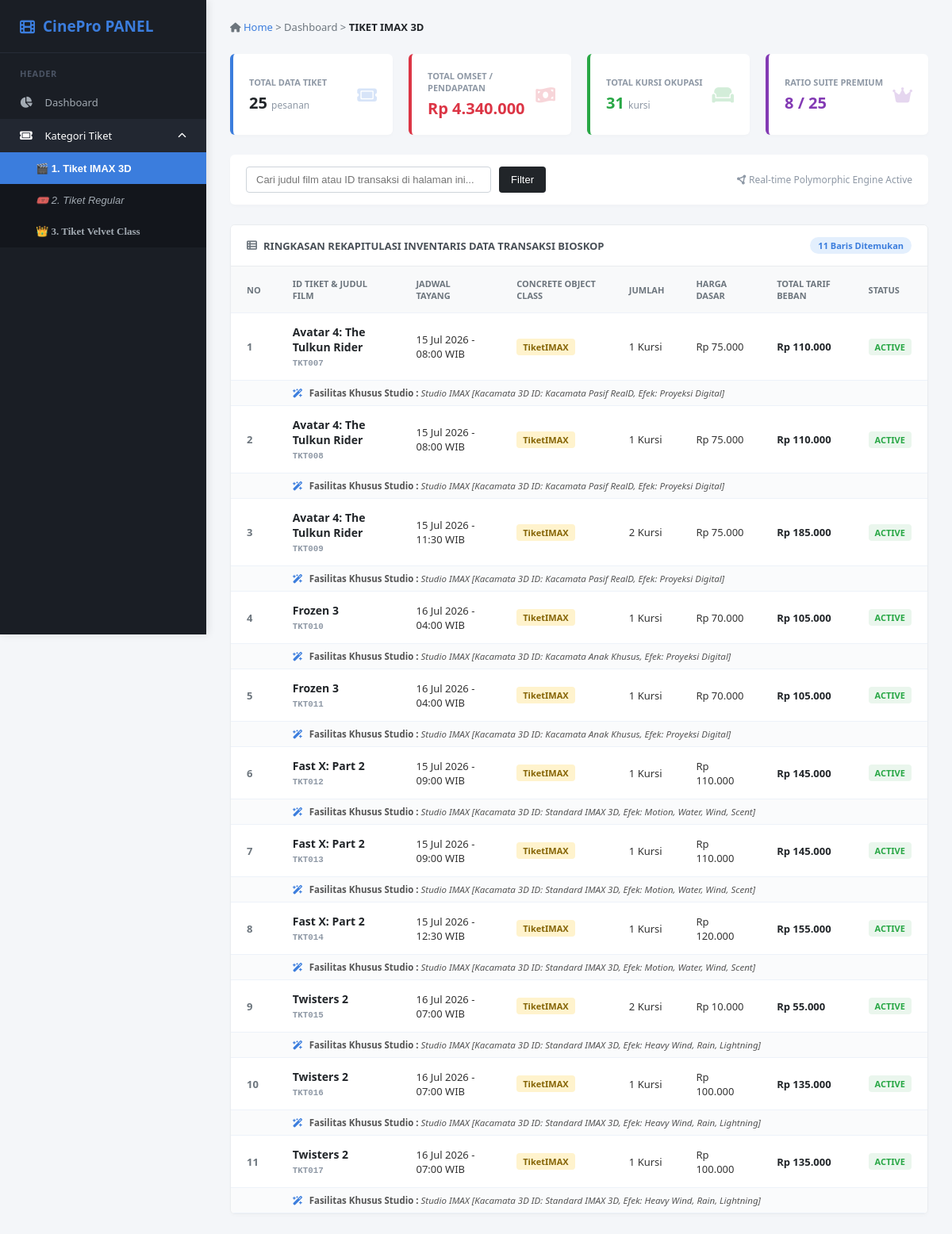
Screenshot of /index.php?page=imax with the database file from the repository.
### tables this page shows
CREATE TABLE `tabel_tiket` (
  `id_tiket` varchar(10) NOT NULL,
  `nama_film` varchar(100) NOT NULL,
  `jadwal_tayang` timestamp NOT NULL,
  `jumlah_kursi` int NOT NULL,
  `harga_dasar_tiket` decimal(10,2) NOT NULL,
  `jenis_studio` varchar(20) NOT NULL,
  `tipe_audio` varchar(30) DEFAULT NULL,
  `lokasi_baris` varchar(20) DEFAULT NULL,
  `kacamata_3d_efek` varchar(50) DEFAULT NULL,
  `efek_gerak_fitur` varchar(50) DEFAULT NULL,
  `bantal_selimut_pack` varchar(50) DEFAULT NULL,
  `layanan_butler` varchar(50) DEFAULT NULL
);

### Tiket.php (called while the page is built, shortened)
<?php
abstract class Tiket {
    protected $id_tiket;
    protected $nama_film;
    protected $jadwal_tayang;
    protected $jumlah_kursi;
    protected $harga_dasar_tiket;
    public function __construct($id_tiket, $nama_film, $jadwal_tayang, $jumlah_kursi, $harga_dasar_tiket) {
        $this->id_tiket = $id_tiket;
        $this->nama_film = $nama_film;
        $this->jadwal_tayang = $jadwal_tayang;
        $this->jumlah_kursi = $jumlah_kursi;
        $this->harga_dasar_tiket = $harga_dasar_tiket;
    }
    public function getIdTiket() { return $this->id_tiket; }
    public function getNamaFilm() { return $this->nama_film; }
    public function getJadwalTayang() { return $this->jadwal_tayang; }
    public function getJumlahKursi() { return $this->jumlah_kursi; }
    public function getHargaDasarTiket() { return $this->harga_dasar_tiket; }
}

### tiketIMAX.php (called while the page is built, shortened)
<?php
require_once 'Tiket.php';
class TiketIMAX extends Tiket {
    private $kacamata3dId;
    private $efekGerakFitur;
    public function __construct($id_tiket, $nama_film, $jadwal_tayang, $jumlah_kursi, $harga_dasar_tiket, $kacamata3dId, $efekGerakFitur) {
        $this->kacamata3dId = $kacamata3dId;
        $this->efekGerakFitur = $efekGerakFitur;
    }
    public function hitungTotalHarga() {
        return ($this->jumlah_kursi * $this->harga_dasar_tiket) + 35000;
    }
    public function tampilkanInfoFasilitas() {
        return "Studio IMAX [Kacamata 3D ID: {$this->kacamata3dId}, Efek: {$this->efekGerakFitur}]";
    }
}

### index.php (the view, shortened to what this page needs)
<?php
require_once 'Tiket.php';
require_once 'TiketIMAX.php';
$database = new Database();
$db = $database->connect();
$page = isset($_GET['page']) ? $_GET['page'] : 'dashboard';
$total_tiket_count = 0;
$total_pendapatan = 0;
$total_kursi_terjual = 0;
$porsi_velvet_count = 0;
$daftar_tiket = [];
$judul_halaman = "ALL DATA";
if ($db) {
    try {
        $query_stats = "SELECT * FROM tabel_tiket";
        $stmt_stats = $db->prepare($query_stats);
        $stmt_stats->execute();
        while ($row = $stmt_stats->fetch()) {
            $jenis_stat = strtolower($row['jenis_studio']);
            $total_tiket_count++;
            $total_kursi_terjual += $row['jumlah_kursi'];
            $harga_dasar = $row['harga_dasar_tiket'];
            $jumlah = $row['jumlah_kursi'];
            if ($jenis_stat == 'regular') {
                $total_pendapatan += ($harga_dasar * $jumlah);
            } elseif (in_array($jenis_stat, ['imax', '3d', '4dx'])) {
                $total_pendapatan += (($harga_dasar * $jumlah) + 35000);
            } elseif (in_array($jenis_stat, ['velvet', 'premiere', 'vip'])) {
                $total_pendapatan += (($harga_dasar * $jumlah) * 1.5);
                $porsi_velvet_count++;
            }
        }
        if ($page == 'imax') {
            $query = "SELECT * FROM tabel_tiket WHERE LOWER(jenis_studio) IN ('imax', '3d', '4dx') ORDER BY id_tiket ASC";
            $judul_halaman = "TIKET IMAX 3D";
        } elseif ($page == 'regular') {
            $query = "SELECT * FROM tabel_tiket WHERE LOWER(jenis_studio) = 'regular' ORDER BY id_tiket ASC";
            $judul_halaman = "TIKET REGULAR";
        } elseif ($page == 'velvet') {
            $query = "SELECT * FROM tabel_tiket WHERE LOWER(jenis_studio) IN ('velvet', 'premiere', 'vip') ORDER BY id_tiket ASC";
            $judul_halaman = "TIKET VELVET CLASS";
        } else {
            $query = "SELECT * FROM tabel_tiket ORDER BY id_tiket ASC";
            $judul_halaman = "DASHBOARD UTAMA";
        }
        $stmt = $db->prepare($query);
        $stmt->execute();
        while ($row = $stmt->fetch()) {
            $jenis = strtolower($row['jenis_studio']);
            if ($jenis == 'regular') {
                $daftar_tiket[] = new TiketRegular($row['id_tiket'], $row['nama_film'], $row['jadwal_tayang'], $row['jumlah_kursi'], $row['harga_dasar_tiket'], $row['tipe_audio'], $row['lokasi_baris']);
            } elseif (in_array($jenis, ['3d', '4dx', 'imax'])) {
                $daftar_tiket[] = new TiketIMAX($row['id_tiket'], $row['nama_film'], $row['jadwal_tayang'], $row['jumlah_kursi'], $row['harga_dasar_tiket'], $row['kacamata_3d_efek'] ?? 'Standard IMAX 3D', $row['efek_gerak_fitur'] ?? 'Proyeksi Digital');
            } elseif (in_array($jenis, ['premiere', 'vip', 'velvet'])) {
                $daftar_tiket[] = new TiketVelvet($row['id_tiket'], $row['nama_film'], $row['jadwal_tayang'], $row['jumlah_kursi'], $row['harga_dasar_tiket'], $row['bantal_selimut_pack'] ?? 'Premium Pack', $row['layanan_butler'] ?? 'On-Call Butler');
            }
        }
    } catch (PDOException $e) {
        echo "Gagal memuat data: " . $e->getMessage();
    }
}
?>
<!DOCTYPE html>
<html lang="id">
<head>
    <link rel="stylesheet" href="https://cdnjs.cloudflare.com/ajax/libs/font-awesome/6.4.0/css/all.min.css">
</head>
<body>
<div class="sidebar">
    <div class="sidebar-brand">
        <i class="fa-solid fa-film"></i> <span>CinePro PANEL</span>
    </div>
    <div class="sidebar-header-text">HEADER</div>
    <ul class="sidebar-menu">
        <li class="<?= ($page == 'dashboard') ? 'active' : ''; ?>">
            <a href="index.php?page=dashboard">
                <span><i class="fa-solid fa-chart-pie"></i> Dashboard </span>
            </a>
        </li>
        <li class="<?= in_array($page, ['imax', 'regular', 'velvet']) ? 'active' : ''; ?>">
            <div class="menu-trigger" onclick="toggleDropdown()">
                <span><i class="fa-solid fa-ticket"></i> Kategori Tiket</span>
                <i class="fa-solid fa-chevron-down arrow <?= in_array($page, ['imax', 'regular', 'velvet']) ? 'rotate' : ''; ?>" id="dropdown-arrow"></i>
            </div>
            <ul class="submenu <?= in_array($page, ['imax', 'regular', 'velvet']) ? 'open' : ''; ?>" id="tiket-submenu">
                <li class="<?= ($page == 'imax') ? 'active' : ''; ?>">
                    <a href="index.php?page=imax" style="font-family: 'Impact', sans-serif;">
                       🎬 1. Tiket IMAX 3D
                    </a>
                </li>
                <li class="<?= ($page == 'regular') ? 'active' : ''; ?>">
                    <a href="index.php?page=regular" style="font-family: 'Arial', sans-serif; font-style: italic;">
                       🎟️ 2. Tiket Regular
                    </a>
                </li>
                <li class="<?= ($page == 'velvet') ? 'active' : ''; ?>">
                    <a href="index.php?page=velvet" style="font-family: 'Georgia', serif; font-weight: bold;">
                       👑 3. Tiket Velvet Class
                    </a>
                </li>
            </ul>
        </li>
    </ul>
</div>
<div class="main-content">
    <div class="top-breadcrumb">
        <div class="breadcrumb-path">
            <i class="fa-solid fa-house" style="font-size:12px;"></i> <a href="index.php">Home</a> &gt; <span>Dashboard</span> &gt; <strong style="color:#212529; text-transform:uppercase;"><?= $judul_halaman; ?></strong>
        </div>
    </div>
    <div class="cards-row">
        <div class="info-card blue">
            <div class="card-data">
                <span class="card-title">TOTAL DATA TIKET</span>
                <div class="card-value"><?= $total_tiket_count; ?> <span style="font-size:12px; font-weight:normal; color:#8e98a5;">pesanan</span></div>
            </div>
            <div class="card-icon-box"><i class="fa-solid fa-ticket" style="color:#3b7ddd;"></i></div>
        </div>
        <div class="info-card red">
            <div class="card-data">
                <span class="card-title">TOTAL OMSET / PENDAPATAN</span>
                <div class="card-value" style="color:#dc3545;">Rp <?= number_format($total_pendapatan, 0, ',', '.'); ?></div>
            </div>
            <div class="card-icon-box"><i class="fa-solid fa-money-bill-wave" style="color:#dc3545;"></i></div>
        </div>
        <div class="info-card green">
            <div class="card-data">
                <span class="card-title">TOTAL KURSI OKUPASI</span>
                <div class="card-value" style="color:#28a745;"><?= $total_kursi_terjual; ?> <span style="font-size:12px; font-weight:normal; color:#8e98a5;">kursi</span></div>
            </div>
            <div class="card-icon-box"><i class="fa-solid fa-couch" style="color:#28a745;"></i></div>
        </div>
        <div class="info-card purple">
            <div class="card-data">
                <span class="card-title">RATIO SUITE PREMIUM</span>
                <div class="card-value" style="color:#833ab4;"><?= $porsi_velvet_count; ?> / <?= $total_tiket_count; ?></div>
            </div>
            <div class="card-icon-box"><i class="fa-solid fa-crown" style="color:#833ab4;"></i></div>
        </div>
    </div>
    <div class="filter-row">
        <div class="search-container">
            <input type="text" placeholder="Cari judul film atau ID transaksi di halaman ini...">
            <button class="btn-filter">Filter</button>
        </div>
        <div style="font-size:12px; color:#8e98a5; font-weight: 500;">
            <i class="fa-solid fa-circle-nodes"></i> Real-time Polymorphic Engine Active
        </div>
    </div>
    <div class="table-card">
        <div class="table-card-header">
            <div class="table-card-title">
                <i class="fa-solid fa-table-list" style="color:#6c757d;"></i> Ringkasan Rekapitulasi Inventaris Data Transaksi Bioskop
            </div>
            <div class="row-count-badge"><?= count($daftar_tiket); ?> Baris Ditemukan</div>
        </div>
        <table>
            <thead>
                <tr>
                    <th>NO</th>
                    <th>ID TIKET & JUDUL FILM</th>
                    <th>JADWAL TAYANG</th>
                    <th>CONCRETE OBJECT CLASS</th>
                    <th>JUMLAH</th>
                    <th>HARGA DASAR</th>
                    <th>TOTAL TARIF BEBAN</th>
                    <th>STATUS</th>
                </tr>
            </thead>
            <tbody>
                <?php if (empty($daftar_tiket)): ?>
                    <tr><td colspan='8' style='text-align:center; padding:30px; color:#888;'>Tidak ada data pesanan tiket pada kategori ini.</td></tr>
                <?php else: ?>
                    <?php $no = 1; foreach ($daftar_tiket as $tiket): ?>
                        <tr>
                            <td style="font-weight: 600; color: #6c757d;"><?= $no++; ?></td>
                            <td>
                                <strong style="font-size:14px; color:#212529; display:block;"><?= $tiket->getNamaFilm(); ?></strong>
                                <small style="color:#8e98a5; font-family: monospace; font-weight: bold;"><?= $tiket->getIdTiket(); ?></small>
                            </td>
                            <td><?= date('d M Y - H:i', strtotime($tiket->getJadwalTayang())); ?> WIB</td>
                            <td><span class="object-badge"><?= get_class($tiket); ?></span></td>
                            <td><?= $tiket->getJumlahKursi(); ?> Kursi</td>
                            <td>Rp <?= number_format($tiket->getHargaDasarTiket(), 0, ',', '.'); ?></td>
                            <td style="font-weight:700; color:#212529;">Rp <?= number_format($tiket->hitungTotalHarga(), 0, ',', '.'); ?></td>
                            <td><span class="status-active">ACTIVE</span></td>
                        </tr>
                        <tr style="background:#fafbfc;">
                            <td></td>
                            <td colspan="7" style="padding: 8px 20px; font-size:11.5px; color:#555; border-bottom: 1px solid #edf2f9;">
                                <i class="fa-solid fa-wand-magic-sparkles" style="color:#3b7ddd; margin-right:5px;"></i>
                                <strong>Fasilitas Khusus Studio :</strong> <em><?= $tiket->tampilkanInfoFasilitas(); ?></em>
                            </td>
                        </tr>
                    <?php endforeach; ?>
                <?php endif; ?>
            </tbody>
        </table>
    </div>
</div>
</body>
</html>

### rows the page displays
tabel_tiket: nama_film "Avatar 4: The Tulkun Rider", id_tiket "TKT007", jadwal_tayang "15 Jul 2026 - 08:00", tiket "TiketIMAX", jumlah_kursi "1", harga_dasar_tiket "75.000", $tiket->hitungTotalHarga() "110.000", kacamata_3d_efek "Studio IMAX [Kacamata 3D ID: Kacamata Pasif RealD, Efek: Proyeksi Digital]"
tabel_tiket: nama_film "Avatar 4: The Tulkun Rider", id_tiket "TKT008", jadwal_tayang "15 Jul 2026 - 08:00", tiket "TiketIMAX", jumlah_kursi "1", harga_dasar_tiket "75.000", $tiket->hitungTotalHarga() "110.000", kacamata_3d_efek "Studio IMAX [Kacamata 3D ID: Kacamata Pasif RealD, Efek: Proyeksi Digital]"
tabel_tiket: nama_film "Avatar 4: The Tulkun Rider", id_tiket "TKT009", jadwal_tayang "15 Jul 2026 - 11:30", tiket "TiketIMAX", jumlah_kursi "2", harga_dasar_tiket "75.000", $tiket->hitungTotalHarga() "185.000", kacamata_3d_efek "Studio IMAX [Kacamata 3D ID: Kacamata Pasif RealD, Efek: Proyeksi Digital]"
tabel_tiket: nama_film "Frozen 3", id_tiket "TKT010", jadwal_tayang "16 Jul 2026 - 04:00", tiket "TiketIMAX", jumlah_kursi "1", harga_dasar_tiket "70.000", $tiket->hitungTotalHarga() "105.000", kacamata_3d_efek "Studio IMAX [Kacamata 3D ID: Kacamata Anak Khusus, Efek: Proyeksi Digital]"
tabel_tiket: nama_film "Frozen 3", id_tiket "TKT011", jadwal_tayang "16 Jul 2026 - 04:00", tiket "TiketIMAX", jumlah_kursi "1", harga_dasar_tiket "70.000", $tiket->hitungTotalHarga() "105.000", kacamata_3d_efek "Studio IMAX [Kacamata 3D ID: Kacamata Anak Khusus, Efek: Proyeksi Digital]"
tabel_tiket: nama_film "Fast X: Part 2", id_tiket "TKT012", jadwal_tayang "15 Jul 2026 - 09:00", tiket "TiketIMAX", jumlah_kursi "1", harga_dasar_tiket "110.000", $tiket->hitungTotalHarga() "145.000", efek_gerak_fitur "Studio IMAX [Kacamata 3D ID: Standard IMAX 3D, Efek: Motion, Water, Wind, Scent]"
tabel_tiket: nama_film "Fast X: Part 2", id_tiket "TKT013", jadwal_tayang "15 Jul 2026 - 09:00", tiket "TiketIMAX", jumlah_kursi "1", harga_dasar_tiket "110.000", $tiket->hitungTotalHarga() "145.000", efek_gerak_fitur "Studio IMAX [Kacamata 3D ID: Standard IMAX 3D, Efek: Motion, Water, Wind, Scent]"
tabel_tiket: nama_film "Fast X: Part 2", id_tiket "TKT014", jadwal_tayang "15 Jul 2026 - 12:30", tiket "TiketIMAX", jumlah_kursi "1", harga_dasar_tiket "120.000", $tiket->hitungTotalHarga() "155.000", efek_gerak_fitur "Studio IMAX [Kacamata 3D ID: Standard IMAX 3D, Efek: Motion, Water, Wind, Scent]"
tabel_tiket: nama_film "Twisters 2", id_tiket "TKT015", jadwal_tayang "16 Jul 2026 - 07:00", tiket "TiketIMAX", jumlah_kursi "2", harga_dasar_tiket "10.000", $tiket->hitungTotalHarga() "55.000", efek_gerak_fitur "Studio IMAX [Kacamata 3D ID: Standard IMAX 3D, Efek: Heavy Wind, Rain, Lightning]"
tabel_tiket: nama_film "Twisters 2", id_tiket "TKT016", jadwal_tayang "16 Jul 2026 - 07:00", tiket "TiketIMAX", jumlah_kursi "1", harga_dasar_tiket "100.000", $tiket->hitungTotalHarga() "135.000", efek_gerak_fitur "Studio IMAX [Kacamata 3D ID: Standard IMAX 3D, Efek: Heavy Wind, Rain, Lightning]"
tabel_tiket: nama_film "Twisters 2", id_tiket "TKT017", jadwal_tayang "16 Jul 2026 - 07:00", tiket "TiketIMAX", jumlah_kursi "1", harga_dasar_tiket "100.000", $tiket->hitungTotalHarga() "135.000", efek_gerak_fitur "Studio IMAX [Kacamata 3D ID: Standard IMAX 3D, Efek: Heavy Wind, Rain, Lightning]"

### other values shown
$judul_halaman "TIKET IMAX 3D"
$total_tiket_count "25"
$total_pendapatan "4.340.000"
$total_kursi_terjual "31"
$porsi_velvet_count "8"
count($daftar_tiket) "11"
